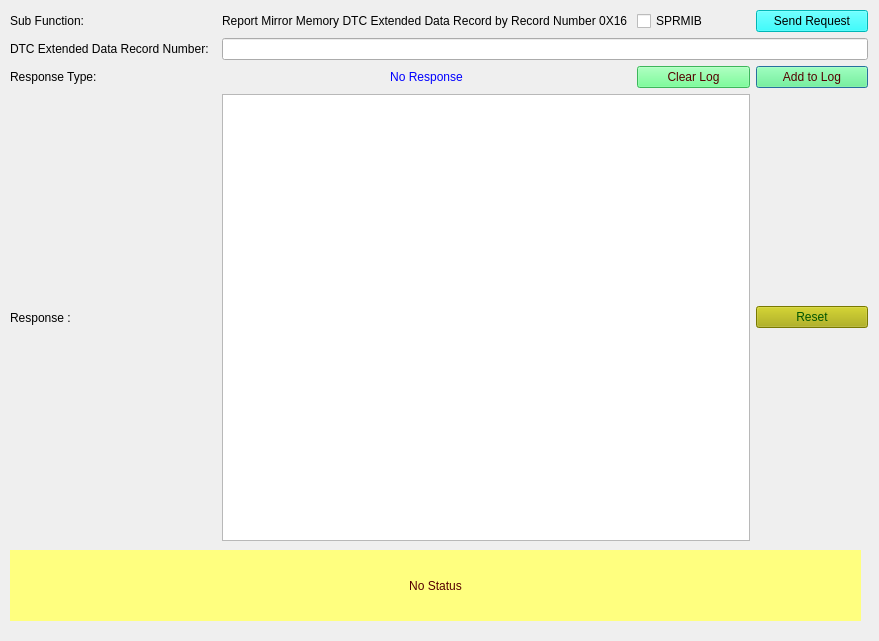
<?xml version="1.0" encoding="UTF-8"?>
<ui version="4.0">
 <class>Form_SID_19_16</class>
 <widget class="QDialog" name="Form_SID_19_16">
  <property name="geometry">
   <rect>
    <x>0</x>
    <y>0</y>
    <width>879</width>
    <height>641</height>
   </rect>
  </property>
  <property name="windowTitle">
   <string>Report Mirror Memory DTC Extended Data Record by Record Number 0X16 </string>
  </property>
  <widget class="QLabel" name="label_status">
   <property name="geometry">
    <rect>
     <x>10</x>
     <y>550</y>
     <width>851</width>
     <height>71</height>
    </rect>
   </property>
   <property name="styleSheet">
    <string notr="true">background-color: rgb(255, 255, 127);
color: rgb(85, 0, 0);
border-color: rgb(0, 0, 255);</string>
   </property>
   <property name="text">
    <string>No Status</string>
   </property>
   <property name="alignment">
    <set>Qt::AlignCenter</set>
   </property>
   <property name="wordWrap">
    <bool>true</bool>
   </property>
  </widget>
  <widget class="QWidget" name="layoutWidget">
   <property name="geometry">
    <rect>
     <x>10</x>
     <y>10</y>
     <width>858</width>
     <height>531</height>
    </rect>
   </property>
   <layout class="QGridLayout" name="gridLayout_2">
    <property name="sizeConstraint">
     <enum>QLayout::SetNoConstraint</enum>
    </property>
    <item row="0" column="1" colspan="2">
     <widget class="QLabel" name="subFunction_Name">
      <property name="text">
       <string>Report Mirror Memory DTC Extended Data Record by Record Number 0X16 </string>
      </property>
     </widget>
    </item>
    <item row="0" column="0">
     <widget class="QLabel" name="label_subFunction">
      <property name="text">
       <string>Sub Function:</string>
      </property>
     </widget>
    </item>
    <item row="0" column="3">
     <widget class="QCheckBox" name="checkBox_suppressposmsg">
      <property name="toolTip">
       <string>If selected then Suppress Positive Response Message Indication bit will be set in Subfunction</string>
      </property>
      <property name="text">
       <string>SPRMIB</string>
      </property>
     </widget>
    </item>
    <item row="2" column="4">
     <widget class="QPushButton" name="pushButton_appendLog">
      <property name="styleSheet">
       <string notr="true">background-color: rgb(85, 255, 127);
color: rgb(85, 0, 0);</string>
      </property>
      <property name="text">
       <string>Add to Log</string>
      </property>
     </widget>
    </item>
    <item row="5" column="0">
     <widget class="QLabel" name="label_4">
      <property name="text">
       <string>Response : </string>
      </property>
     </widget>
    </item>
    <item row="0" column="4">
     <widget class="QPushButton" name="pushButton_Send19_16Req">
      <property name="toolTip">
       <string>&lt;html&gt;&lt;head/&gt;&lt;body&gt;&lt;p&gt;Sends the 19 service subfunction 16 request to ECU&lt;/p&gt;&lt;/body&gt;&lt;/html&gt;</string>
      </property>
      <property name="styleSheet">
       <string notr="true">background-color: rgb(0, 255, 255);
border-color: rgb(0, 0, 0);
color: rgb(0, 0, 0);</string>
      </property>
      <property name="text">
       <string>Send Request</string>
      </property>
     </widget>
    </item>
    <item row="1" column="0">
     <widget class="QLabel" name="DTCEDRN_label">
      <property name="text">
       <string>DTC Extended Data Record Number:  </string>
      </property>
     </widget>
    </item>
    <item row="5" column="4">
     <widget class="QPushButton" name="pushButton_reset">
      <property name="styleSheet">
       <string notr="true">background-color: rgb(170, 170, 0);
font: 75 8pt &quot;MS Shell Dlg 2&quot;;
color: rgb(0, 85, 0);</string>
      </property>
      <property name="text">
       <string>Reset</string>
      </property>
     </widget>
    </item>
    <item row="1" column="1" colspan="4">
     <layout class="QHBoxLayout" name="horizontalLayout_3">
      <item>
       <widget class="QLineEdit" name="DTCEDRN_lineEdit">
        <property name="toolTip">
         <string>&lt;html&gt;&lt;head/&gt;&lt;body&gt;&lt;p&gt;Enter DTC Extended Data Record Number in &lt;span style=&quot; font-weight:600;&quot;&gt;1-byte hexadecimal format&lt;/span&gt;&lt;/p&gt;&lt;/body&gt;&lt;/html&gt;</string>
        </property>
       </widget>
      </item>
     </layout>
    </item>
    <item row="2" column="1" colspan="2">
     <widget class="QLabel" name="label_ResType">
      <property name="autoFillBackground">
       <bool>false</bool>
      </property>
      <property name="styleSheet">
       <string notr="true">color: rgb(0, 0, 255);</string>
      </property>
      <property name="text">
       <string>No Response</string>
      </property>
      <property name="alignment">
       <set>Qt::AlignCenter</set>
      </property>
     </widget>
    </item>
    <item row="2" column="0">
     <widget class="QLabel" name="label_5">
      <property name="text">
       <string>Response Type: </string>
      </property>
     </widget>
    </item>
    <item row="5" column="1" colspan="3">
     <widget class="QTextBrowser" name="textBrowser_Resp"/>
    </item>
    <item row="2" column="3">
     <widget class="QPushButton" name="pushButton_clearLog">
      <property name="styleSheet">
       <string notr="true">background-color: rgb(85, 255, 127);
color: rgb(85, 0, 0);</string>
      </property>
      <property name="text">
       <string>Clear Log</string>
      </property>
     </widget>
    </item>
   </layout>
  </widget>
 </widget>
 <resources/>
 <connections/>
</ui>
